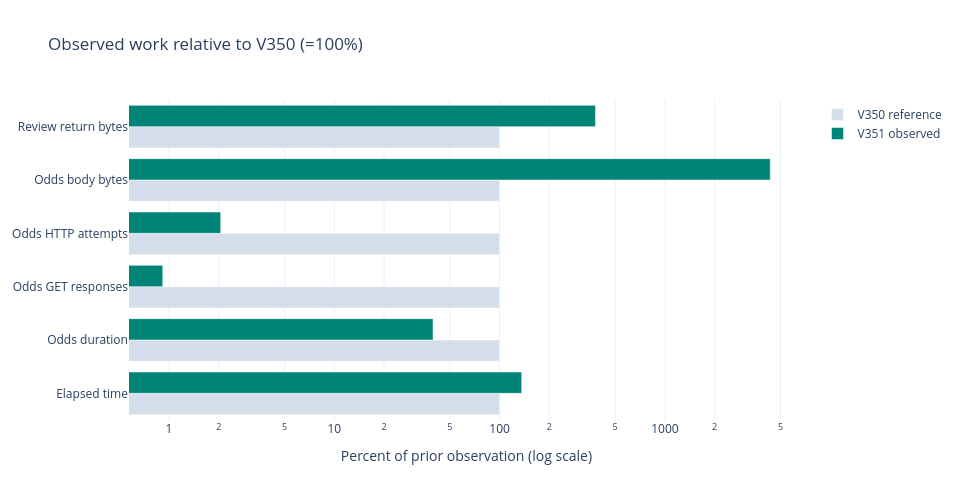

Notebook source saved alongside this figure:
### Markdown cell above
## Historical systems comparison: consolidation cost stays visible

The same 302 fitted operations and accepted scientific result were preserved.
End-to-end elapsed time grew 35.98%, from 533.10 to 724.91 seconds.
The odds phase improved 60.45%, from 201.17 to 79.57 seconds, with authenticated
warm price reuse in 0.107 seconds. Consolidation took 582.02 seconds, including
423.68 seconds of diagnostics. Actual allocated release was 243,220,480 bytes;
final free space was 2,647,855,104 bytes, a net increase of only 1,417,216 bytes.

All eight current diagnostics were authenticated. The complete scoped metadata census
has 650,791 records: 587,969 regular files, 55,580 directories, 7,231 symlinks and
11 explicit exceptions. It includes 1,583 immediate home entries before later moves,
including 591 ZIPs and 450 PYZs. This is not a final post-action clean-layout claim.
Sixty-seven historical roots moved with compatibility aliases; 204 were preserved,
including 100 lease failures. The 472 notebook/HTML moves are cumulative prior work.
The 29,590 duplicate candidate groups have a 4,972,310,528-byte upper bound, not
qualified reclaimable space. Features, mutable roles and restoration contracts
remain protected.

These are sequential observations, not a controlled benchmark. Provider latency and
background load were uncontrolled. Source GETs fell to 71, while downloaded bytes grew
because all 71 remaining blockers were inspected. None closed. The cumulative product
ledger's 3,482 current-endpoint rows are V350 work; V351 added zero quote rows and zero
training admissions. Zero supported core rows do not prove empty provider payloads.
Forced resource probes fell from 61,773 to 196; unchanged product requeues were zero.

That dated twelve-run ledger has zero SUCCESS, eight PARTIAL and four STOPPED outcomes.
Three completed workstreams do not create an overall success. Older V48 aggregate
categories overlap; missing intervening history keeps current all-time totals unknown.
V352 later added another PARTIAL. This historical chart is not the V020 source follow-up,
a new run count or evidence that the current source debt has closed.

### Code cell
import io, base64
import matplotlib.pyplot as plt
import plotly.graph_objects as go
from owner_replay import comparison_rows
measured = pd.DataFrame(comparison_rows(replay))
display(measured)
display(pd.DataFrame([replay['storage']]).T.rename(columns={0: 'Observed'}))
display(pd.DataFrame(replay['source_recovery']['products']))
organization = replay['organization']
display(pd.DataFrame([{
    'Cumulative notebook moves': organization['physically_moved'],
    'Historical roots moved now': organization['physical_historical_roots_moved'],
    'Root migration blockers': organization['root_migration_blockers'],
    'Protected index links': organization['protected_index_links'],
    'Private references': organization['private_references_without_browse_links'],
    'Files in home census': organization['census_files'],
    'Root entries in home census': organization['census_root_entries'],
    'Selected project roots': organization['selected_project_root_entries']}]))
labels = ['Elapsed time', 'Odds duration', 'Odds GET responses',
          'Odds HTTP attempts', 'Odds body bytes', 'Review return bytes']
relative = (100 * measured['after'] / measured['before']).tolist()
before_label = replay['comparison']['baseline']['execution'].upper()
after_label = replay['execution'].upper()
comparison = go.Figure()
comparison.add_bar(y=labels, x=[100] * len(labels), name=before_label + ' reference',
                   orientation='h', marker_color='#d4deea')
comparison.add_bar(y=labels, x=relative, name=after_label + ' observed', orientation='h',
                   marker_color='#008477')
comparison.update_layout(title='Observed work relative to ' + before_label + ' (=100%)',
                         barmode='group', width=960, height=500,
                         template='plotly_white',
                         xaxis_type='log',
                         xaxis_title='Percent of prior observation (log scale)')
static, ax = plt.subplots(figsize=(10, 5.2), layout='constrained')
yy = list(range(len(labels)))
ax.barh([v + .18 for v in yy], [100] * len(yy), height=.34,
        label=before_label + ' reference', color='#d4deea')
ax.barh([v - .18 for v in yy], relative, height=.34,
        label=after_label + ' observed', color='#008477')
ax.set_xscale('log')
ax.set(yticks=yy, yticklabels=labels, xlabel='Percent of prior observation (log scale)',
       title='Observed work relative to ' + before_label
             + ' (=100%); not a controlled benchmark')
ax.legend(loc='lower right')
image = io.BytesIO()
static.savefig(image, format='png', dpi=120)
plt.close(static)
display({'application/vnd.plotly.v1+json': json.loads(comparison.to_json()),
         'image/png': base64.b64encode(image.getvalue()).decode()}, raw=True)
assert replay['systems']['negative_cache_hits'] == 2
assert replay['source_recovery']['new_historical_selection_records'] == 0
assert replay['storage']['unique_scientific_bytes_discarded'] == 0

### Figure 1 — Plotly figure (JSON) as saved in the notebook; plotly's stock layout.template omitted (floating-point values rounded to 4 significant figures)
{"data": [{"marker": {"color": "#d4deea"}, "name": "V350 reference", "orientation": "h", "type": "bar", "x": [100, 100, 100, 100, 100, 100], "y": ["Elapsed time", "Odds duration", "Odds GET responses", "Odds HTTP attempts", "Odds body bytes", "Review return bytes"]}, {"marker": {"color": "#008477"}, "name": "V351 observed", "orientation": "h", "type": "bar", "x": [136.0, 39.55, 0.916, 2.053, 4336.0, 379.8], "y": ["Elapsed time", "Odds duration", "Odds GET responses", "Odds HTTP attempts", "Odds body bytes", "Review return bytes"]}], "layout": {"barmode": "group", "height": 500, "title": {"text": "Observed work relative to V350 (=100%)"}, "width": 960, "xaxis": {"title": {"text": "Percent of prior observation (log scale)"}, "type": "log"}}}
